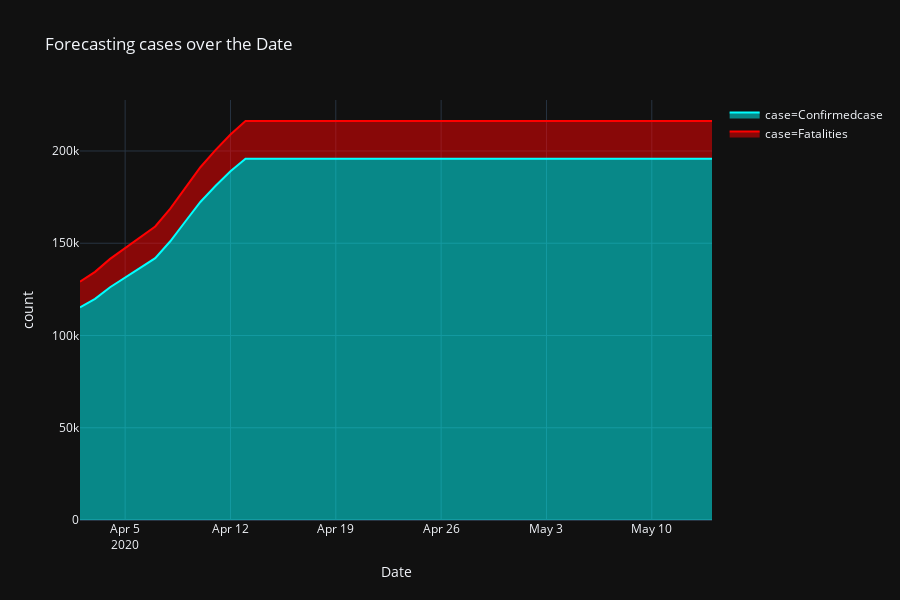

The notebook cell this image was saved under:
### Code cell
# Forecasting Comparison by date
temp = test_df_predict.groupby('Date')['Confirmedcase', 'Fatalities'].max().reset_index()
temp = temp.melt(id_vars="Date", value_vars=['Confirmedcase', 'Fatalities'],
                 var_name='case', value_name='count')

fig = px.area(temp, x="Date", y="count", color='case',
              title='Forecasting cases over the Date ', color_discrete_sequence = ['cyan', 'red'])
fig.show()

### Figure 1 — Plotly figure (JSON) as saved in the notebook; plotly's stock layout.template omitted (floating-point values rounded to 4 significant figures)
{"data": [{"hoverlabel": {"namelength": 0}, "hovertemplate": "case=Confirmedcase<br>Date=%{x}<br>count=%{y}", "legendgroup": "case=Confirmedcase", "line": {"color": "cyan"}, "mode": "lines", "name": "case=Confirmedcase", "orientation": "v", "showlegend": true, "stackgroup": "1", "type": "scatter", "x": ["2020-04-02", "2020-04-03", "2020-04-04", "2020-04-05", "2020-04-06", "2020-04-07", "2020-04-08", "2020-04-09", "2020-04-10", "2020-04-11", "2020-04-12", "2020-04-13", "2020-04-14", "2020-04-15", "2020-04-16", "2020-04-17", "2020-04-18", "2020-04-19", "2020-04-20", "2020-04-21", "2020-04-22", "2020-04-23", "2020-04-24", "2020-04-25", "2020-04-26", "2020-04-27", "2020-04-28", "2020-04-29", "2020-04-30", "2020-05-01", "2020-05-02", "2020-05-03", "2020-05-04", "2020-05-05", "2020-05-06", "2020-05-07", "2020-05-08", "2020-05-09", "2020-05-10", "2020-05-11", "2020-05-12", "2020-05-13", "2020-05-14"], "xaxis": "x", "y": [115200.0, 119800.0, 126200.0, 131600.0, 136700.0, 141900.0, 151100.0, 161800.0, 172300.0, 181000.0, 189000.0, 195700.0, 195700.0, 195700.0, 195700.0, 195700.0, 195700.0, 195700.0, 195700.0, 195700.0, 195700.0, 195700.0, 195700.0, 195700.0, 195700.0, 195700.0, 195700.0, 195800.0, 195700.0, 195800.0, 195800.0, 195700.0, 195700.0, 195800.0, 195700.0, 195700.0, 195800.0, 195700.0, 195700.0, 195700.0, 195700.0, 195700.0, 195700.0], "yaxis": "y"}, {"hoverlabel": {"namelength": 0}, "hovertemplate": "case=Fatalities<br>Date=%{x}<br>count=%{y}", "legendgroup": "case=Fatalities", "line": {"color": "red"}, "mode": "lines", "name": "case=Fatalities", "orientation": "v", "showlegend": true, "stackgroup": "1", "type": "scatter", "x": ["2020-04-02", "2020-04-03", "2020-04-04", "2020-04-05", "2020-04-06", "2020-04-07", "2020-04-08", "2020-04-09", "2020-04-10", "2020-04-11", "2020-04-12", "2020-04-13", "2020-04-14", "2020-04-15", "2020-04-16", "2020-04-17", "2020-04-18", "2020-04-19", "2020-04-20", "2020-04-21", "2020-04-22", "2020-04-23", "2020-04-24", "2020-04-25", "2020-04-26", "2020-04-27", "2020-04-28", "2020-04-29", "2020-04-30", "2020-05-01", "2020-05-02", "2020-05-03", "2020-05-04", "2020-05-05", "2020-05-06", "2020-05-07", "2020-05-08", "2020-05-09", "2020-05-10", "2020-05-11", "2020-05-12", "2020-05-13", "2020-05-14"], "xaxis": "x", "y": [13910.0, 14680.0, 15360.0, 15890.0, 16520.0, 17130.0, 17670.0, 18280.0, 18850.0, 19470.0, 19900.0, 20460.0, 20460.0, 20460.0, 20460.0, 20460.0, 20460.0, 20460.0, 20460.0, 20470.0, 20470.0, 20470.0, 20460.0, 20460.0, 20460.0, 20460.0, 20460.0, 20460.0, 20460.0, 20460.0, 20460.0, 20460.0, 20460.0, 20460.0, 20460.0, 20460.0, 20460.0, 20460.0, 20460.0, 20460.0, 20460.0, 20460.0, 20460.0], "yaxis": "y"}], "layout": {"height": 600, "legend": {"tracegroupgap": 0}, "title": {"text": "Forecasting cases over the Date "}, "xaxis": {"anchor": "y", "domain": [0, 1], "title": {"text": "Date"}}, "yaxis": {"anchor": "x", "domain": [0, 1], "title": {"text": "count"}}}}
